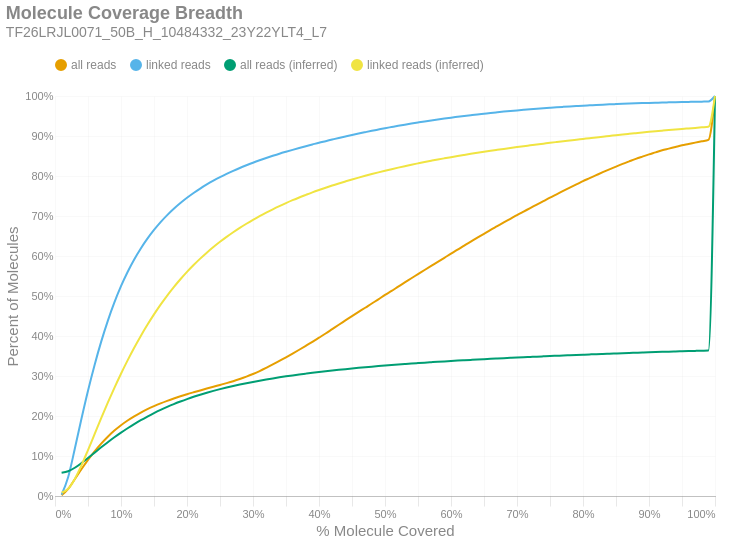

Notebook cell for this chart:
### Markdown cell above
### Molecule Read Coverage
This chart shows molecule coverage breadth as computed by the number of bases aligned to that molecule. In other words, "*how much of each unique long molecule is actually sequenced/aligned?*" Keep in mind there is a distinction between sequences and alignments, since some sequences belonging to a particular molecule may not align well and wouldn't appear in the alignment data. This chart also shows molecule coverage breadth as computed by the *inferred fragment* from which the aligned sequences originate. Unlike read coverage, this calculation takes into account the total insert size, including unsequenced gaps between the forward and reverse reads. Like the previous figures, these are cumulative percents.

### Code cell
if SKIPLR:
    print_html(f"Skipped")
else:
    binned_df = consolidated_hist(valids['coverage_bp'], mask, 0.01, True)
    binned_df_inf = consolidated_hist(valids['coverage_inserts'], mask, 0.01, True)
    binned_df = binned_df.with_columns(pl.lit(binned_df_inf['all reads (cumsum)']).alias('all reads (inferred)'))
    binned_df = binned_df.with_columns(pl.lit(binned_df_inf['linked reads (cumsum)']).alias('linked reads (inferred)'))
    binned_df = binned_df.with_columns(
        (pl.col('bin').cast(pl.Float64) + 0.01).alias('right_edge')
    )

    with SafeRender(binned_df):
        (
            density_plot(binned_df, 'Molecule Coverage Breadth', samplename, 'molcov', ['all reads (inferred)','linked reads (inferred)'])
            .encode(
                #x=alt.X('bin:Q', title="% Molecule Covered").axis(format = '%').scale(padding=0),
                x=alt.X('right_edge:Q', title="% Molecule Covered").axis(format='%').scale(padding=0),
                y=alt.Y('value:Q', title='Percent of Molecules')
                    .axis(format='%')
                    .stack(False)
                    .scale(domainMin=0, padding=0),
                color=alt.Color("key:N").scale(domain = ["all reads", "linked reads", "all reads (inferred)", "linked reads (inferred)"]),
                tooltip = [
                    alt.Tooltip("key:N", title = "Data Type"),
                    alt.Tooltip("range_label:N", title="% Molecule Covered"),
                    alt.Tooltip("value:Q", format = ".2%", title="% Molecules")
                ]
            )
        ).display()

### Figure 1 — Vega-Lite specification as saved in the notebook (floating-point values rounded to 4 significant figures)
{"width": "container", "height": 400, "config": {"title": {"anchor": "start", "dy": -15, "fontSize": 18, "color": "#888888", "subtitleColor": "#888888", "subtitleFontSize": 14}, "arc": {"fill": "#0072B2"}, "axis": {"domainColor": "#888888", "domainWidth": 0.5, "gridWidth": 0.2, "grid": false, "titleFontWeight": 400, "titleFontSize": 15, "labelFontSize": 11, "labelColor": "#888888", "tickColor": "#888888", "tickWidth": 0.2, "titleColor": "#888888"}, "axisBand": {"grid": false}, "axisX": {"grid": true, "tickSize": 10, "domainCap": "round"}, "axisY": {"domain": false, "grid": true, "tickSize": 0, "domainCap": "round"}, "background": "transparent", "header": {"labelFontSize": 15, "labelColor": "#888888", "titleFontSize": 15, "titleFontWeight": 600, "titleColor": "#888888"}, "legend": {"labelFont": "sans-serif", "labelFontSize": 12, "labelColor": "#888888", "symbolSize": 100, "symbolType": "circle", "titleFontSize": 12, "titlePadding": 10, "titleColor": "#888888", "title": null, "orient": "top"}, "range": {"category": ["#E69F00", "#56B4E9", "#009E73", "#F0E442", "#0072B2", "#D55E00", "#CC79A7", "#000000"], "diverging": ["#cfe8f3", "#a2d4ec", "#73bfe2", "#46abdb", "#1696d2", "#12719e"]}, "area": {"fill": "#0072B2", "fillOpacity": 0.7, "line": true, "strokeOpacity": 0.7}, "line": {"color": "#0072B2", "stroke": "#0072B2", "strokeWidth": 2}, "trail": {"color": "#0072B2", "stroke": "#0072B2", "strokeWidth": 0, "size": 1}, "point": {"filled": true, "fillOpacity": 1.0, "size": 95}, "text": {"color": "#888888", "fontSize": 11, "align": "right", "fontWeight": 400, "size": 11}, "bar": {"fill": "#0072B2", "stroke": null}, "view": {"stroke": null, "continuousWidth": 660, "continuousHeight": 400}}, "data": {"name": "data-19d2c5eb575ffdca1c30c318b30f939e"}, "mark": {"type": "line", "interpolate": "monotone", "point": {"opacity": 0, "size": 275}}, "encoding": {"color": {"field": "key", "scale": {"domain": ["all reads", "linked reads", "all reads (inferred)", "linked reads (inferred)"]}, "type": "nominal"}, "tooltip": [{"field": "key", "title": "Data Type", "type": "nominal"}, {"field": "range_label", "title": "% Molecule Covered", "type": "nominal"}, {"field": "value", "format": ".2%", "title": "% Molecules", "type": "quantitative"}], "x": {"axis": {"format": "%"}, "field": "right_edge", "scale": {"padding": 0}, "title": "% Molecule Covered", "type": "quantitative"}, "y": {"axis": {"format": "%"}, "field": "value", "scale": {"domainMin": 0, "padding": 0}, "stack": false, "title": "Percent of Molecules", "type": "quantitative"}}, "params": [{"name": "param_c36ac31b6afebe62", "select": {"type": "point", "fields": ["key"]}, "bind": "legend"}], "title": {"text": "Molecule Coverage Breadth", "subtitle": "TF26LRJL0071_50B_H_10484332_23Y22YLT4_L7"}, "transform": [{"fold": ["all reads (cumsum)", "linked reads (cumsum)", "all reads (inferred)", "linked reads (inferred)"]}, {"calculate": "replace(datum.key, ' (cumsum)', '')", "as": "key"}, {"filter": {"param": "param_c36ac31b6afebe62"}}], "usermeta": {"embedOptions": {"downloadFileName": "TF26LRJL0071_50B_H_10484332_23Y22YLT4_L7.molcov"}}, "$schema": "https://vega.github.io/schema/vega-lite/v6.4.1.json", "datasets": {"data-19d2c5eb575ffdca1c30c318b30f939e": [{"bin": "0.0", "interval": "0.0-0.01", "all reads": 0.001649, "linked reads": 0.003318, "all reads (cumsum)": 0.001649, "linked reads (cumsum)": 0.003318, "range_label": "0.0-0.01", "all reads (inferred)": 0.05786, "linked reads (inferred)": 0.008541, "right_edge": 0.01}, {"bin": "0.01", "interval": "0.01-0.02", "all reads": 0.01602, "linked reads": 0.04419, "all reads (cumsum)": 0.01767, "linked reads (cumsum)": 0.04751, "range_label": "0.01-0.02", "all reads (inferred)": 0.06188, "linked reads (inferred)": 0.01818, "right_edge": 0.02}, {"bin": "0.02", "interval": "0.02-0.03", "all reads": 0.02424, "linked reads": 0.07047, "all reads (cumsum)": 0.04191, "linked reads (cumsum)": 0.118, "range_label": "0.02-0.03", "all reads (inferred)": 0.07059, "linked reads (inferred)": 0.04266, "right_edge": 0.03}, {"bin": "0.03", "interval": "0.03-0.04", "all reads": 0.025, "linked reads": 0.07456, "all reads (cumsum)": 0.06691, "linked reads (cumsum)": 0.1925, "range_label": "0.03-0.04", "all reads (inferred)": 0.08216, "linked reads (inferred)": 0.0765, "right_edge": 0.04}, {"bin": "0.04", "interval": "0.04-0.05", "all reads": 0.02351, "linked reads": 0.07061, "all reads (cumsum)": 0.09042, "linked reads (cumsum)": 0.2631, "range_label": "0.04-0.05", "all reads (inferred)": 0.09514, "linked reads (inferred)": 0.1149, "right_edge": 0.05}, {"bin": "0.05", "interval": "0.05-0.06", "all reads": 0.0214, "linked reads": 0.06458, "all reads (cumsum)": 0.1118, "linked reads (cumsum)": 0.3277, "range_label": "0.05-0.06", "all reads (inferred)": 0.1084, "linked reads (inferred)": 0.1547, "right_edge": 0.06}, {"bin": "0.06", "interval": "0.06-0.07", "all reads": 0.01926, "linked reads": 0.0582, "all reads (cumsum)": 0.1311, "linked reads (cumsum)": 0.3859, "range_label": "0.06-0.07", "all reads (inferred)": 0.1217, "linked reads (inferred)": 0.1946, "right_edge": 0.07}, {"bin": "0.07", "interval": "0.07-0.08", "all reads": 0.01722, "linked reads": 0.05206, "all reads (cumsum)": 0.1483, "linked reads (cumsum)": 0.438, "range_label": "0.07-0.08", "all reads (inferred)": 0.1345, "linked reads (inferred)": 0.2333, "right_edge": 0.08}, {"bin": "0.08", "interval": "0.08-0.09", "all reads": 0.01524, "linked reads": 0.04602, "all reads (cumsum)": 0.1635, "linked reads (cumsum)": 0.484, "range_label": "0.08-0.09", "all reads (inferred)": 0.1468, "linked reads (inferred)": 0.2704, "right_edge": 0.09}, {"bin": "0.09", "interval": "0.09-0.1", "all reads": 0.01344, "linked reads": 0.04049, "all reads (cumsum)": 0.177, "linked reads (cumsum)": 0.5245, "range_label": "0.09-0.1", "all reads (inferred)": 0.1584, "linked reads (inferred)": 0.3057, "right_edge": 0.1}, {"bin": "0.1", "interval": "0.1-0.11", "all reads": 0.01183, "linked reads": 0.03545, "all reads (cumsum)": 0.1888, "linked reads (cumsum)": 0.56, "range_label": "0.1-0.11", "all reads (inferred)": 0.1694, "linked reads (inferred)": 0.339, "right_edge": 0.11}, {"bin": "0.11", "interval": "0.11-0.12", "all reads": 0.01047, "linked reads": 0.03124, "all reads (cumsum)": 0.1993, "linked reads (cumsum)": 0.5912, "range_label": "0.11-0.12", "all reads (inferred)": 0.1799, "linked reads (inferred)": 0.3707, "right_edge": 0.12}, {"bin": "0.12", "interval": "0.12-0.13", "all reads": 0.009328, "linked reads": 0.02757, "all reads (cumsum)": 0.2086, "linked reads (cumsum)": 0.6188, "range_label": "0.12-0.13", "all reads (inferred)": 0.1896, "linked reads (inferred)": 0.4003, "right_edge": 0.13}, {"bin": "0.13", "interval": "0.13-0.14", "all reads": 0.008387, "linked reads": 0.02449, "all reads (cumsum)": 0.217, "linked reads (cumsum)": 0.6433, "range_label": "0.13-0.14", "all reads (inferred)": 0.1987, "linked reads (inferred)": 0.4279, "right_edge": 0.14}, {"bin": "0.14", "interval": "0.14-0.15", "all reads": 0.007586, "linked reads": 0.02185, "all reads (cumsum)": 0.2246, "linked reads (cumsum)": 0.6651, "range_label": "0.14-0.15", "all reads (inferred)": 0.2073, "linked reads (inferred)": 0.454, "right_edge": 0.15}, {"bin": "0.15", "interval": "0.15-0.16", "all reads": 0.006982, "linked reads": 0.01971, "all reads (cumsum)": 0.2316, "linked reads (cumsum)": 0.6848, "range_label": "0.15-0.16", "all reads (inferred)": 0.2153, "linked reads (inferred)": 0.4784, "right_edge": 0.16}, {"bin": "0.16", "interval": "0.16-0.17", "all reads": 0.006312, "linked reads": 0.01746, "all reads (cumsum)": 0.2379, "linked reads (cumsum)": 0.7023, "range_label": "0.16-0.17", "all reads (inferred)": 0.2228, "linked reads (inferred)": 0.5011, "right_edge": 0.17}, {"bin": "0.17", "interval": "0.17-0.18", "all reads": 0.005877, "linked reads": 0.0159, "all reads (cumsum)": 0.2438, "linked reads (cumsum)": 0.7182, "range_label": "0.17-0.18", "all reads (inferred)": 0.2298, "linked reads (inferred)": 0.5222, "right_edge": 0.18}, {"bin": "0.18", "interval": "0.18-0.19", "all reads": 0.005446, "linked reads": 0.01429, "all reads (cumsum)": 0.2492, "linked reads (cumsum)": 0.7325, "range_label": "0.18-0.19", "all reads (inferred)": 0.2362, "linked reads (inferred)": 0.5418, "right_edge": 0.19}, {"bin": "0.19", "interval": "0.19-0.2", "all reads": 0.005178, "linked reads": 0.01318, "all reads (cumsum)": 0.2544, "linked reads (cumsum)": 0.7456, "range_label": "0.19-0.2", "all reads (inferred)": 0.2423, "linked reads (inferred)": 0.5603, "right_edge": 0.2}, {"bin": "0.2", "interval": "0.2-0.21", "all reads": 0.004851, "linked reads": 0.01199, "all reads (cumsum)": 0.2592, "linked reads (cumsum)": 0.7576, "range_label": "0.2-0.21", "all reads (inferred)": 0.248, "linked reads (inferred)": 0.5774, "right_edge": 0.21}, {"bin": "0.21", "interval": "0.21-0.22", "all reads": 0.004699, "linked reads": 0.01103, "all reads (cumsum)": 0.2639, "linked reads (cumsum)": 0.7687, "range_label": "0.21-0.22", "all reads (inferred)": 0.2532, "linked reads (inferred)": 0.5934, "right_edge": 0.22}, {"bin": "0.22", "interval": "0.22-0.23", "all reads": 0.004615, "linked reads": 0.01021, "all reads (cumsum)": 0.2685, "linked reads (cumsum)": 0.7789, "range_label": "0.22-0.23", "all reads (inferred)": 0.2582, "linked reads (inferred)": 0.6084, "right_edge": 0.23}, {"bin": "0.23", "interval": "0.23-0.24", "all reads": 0.004573, "linked reads": 0.009481, "all reads (cumsum)": 0.2731, "linked reads (cumsum)": 0.7884, "range_label": "0.23-0.24", "all reads (inferred)": 0.2628, "linked reads (inferred)": 0.6224, "right_edge": 0.24}, {"bin": "0.24", "interval": "0.24-0.25", "all reads": 0.004533, "linked reads": 0.008754, "all reads (cumsum)": 0.2777, "linked reads (cumsum)": 0.7971, "range_label": "0.24-0.25", "all reads (inferred)": 0.2671, "linked reads (inferred)": 0.6355, "right_edge": 0.25}, {"bin": "0.25", "interval": "0.25-0.26", "all reads": 0.004564, "linked reads": 0.00818, "all reads (cumsum)": 0.2822, "linked reads (cumsum)": 0.8053, "range_label": "0.25-0.26", "all reads (inferred)": 0.2712, "linked reads (inferred)": 0.6478, "right_edge": 0.26}, {"bin": "0.26", "interval": "0.26-0.27", "all reads": 0.004854, "linked reads": 0.007654, "all reads (cumsum)": 0.2871, "linked reads (cumsum)": 0.8129, "range_label": "0.26-0.27", "all reads (inferred)": 0.275, "linked reads (inferred)": 0.6594, "right_edge": 0.27}, {"bin": "0.27", "interval": "0.27-0.28", "all reads": 0.005353, "linked reads": 0.007161, "all reads (cumsum)": 0.2924, "linked reads (cumsum)": 0.8201, "range_label": "0.27-0.28", "all reads (inferred)": 0.2786, "linked reads (inferred)": 0.6704, "right_edge": 0.28}, {"bin": "0.28", "interval": "0.28-0.29", "all reads": 0.005897, "linked reads": 0.006705, "all reads (cumsum)": 0.2983, "linked reads (cumsum)": 0.8268, "range_label": "0.28-0.29", "all reads (inferred)": 0.282, "linked reads (inferred)": 0.6806, "right_edge": 0.29}, {"bin": "0.29", "interval": "0.29-0.3", "all reads": 0.006618, "linked reads": 0.006463, "all reads (cumsum)": 0.3049, "linked reads (cumsum)": 0.8333, "range_label": "0.29-0.3", "all reads (inferred)": 0.2853, "linked reads (inferred)": 0.6904, "right_edge": 0.3}, {"bin": "0.3", "interval": "0.3-0.31", "all reads": 0.007328, "linked reads": 0.006023, "all reads (cumsum)": 0.3123, "linked reads (cumsum)": 0.8393, "range_label": "0.3-0.31", "all reads (inferred)": 0.2883, "linked reads (inferred)": 0.6997, "right_edge": 0.31}, {"bin": "0.31", "interval": "0.31-0.32", "all reads": 0.008113, "linked reads": 0.005693, "all reads (cumsum)": 0.3204, "linked reads (cumsum)": 0.845, "range_label": "0.31-0.32", "all reads (inferred)": 0.2912, "linked reads (inferred)": 0.7085, "right_edge": 0.32}, {"bin": "0.32", "interval": "0.32-0.33", "all reads": 0.008493, "linked reads": 0.005473, "all reads (cumsum)": 0.3289, "linked reads (cumsum)": 0.8505, "range_label": "0.32-0.33", "all reads (inferred)": 0.294, "linked reads (inferred)": 0.7168, "right_edge": 0.33}, {"bin": "0.33", "interval": "0.33-0.34", "all reads": 0.008687, "linked reads": 0.005263, "all reads (cumsum)": 0.3376, "linked reads (cumsum)": 0.8557, "range_label": "0.33-0.34", "all reads (inferred)": 0.2966, "linked reads (inferred)": 0.7247, "right_edge": 0.34}, {"bin": "0.34", "interval": "0.34-0.35", "all reads": 0.009064, "linked reads": 0.004917, "all reads (cumsum)": 0.3466, "linked reads (cumsum)": 0.8606, "range_label": "0.34-0.35", "all reads (inferred)": 0.2991, "linked reads (inferred)": 0.7323, "right_edge": 0.35}, {"bin": "0.35", "interval": "0.35-0.36", "all reads": 0.009413, "linked reads": 0.004753, "all reads (cumsum)": 0.356, "linked reads (cumsum)": 0.8654, "range_label": "0.35-0.36", "all reads (inferred)": 0.3015, "linked reads (inferred)": 0.7395, "right_edge": 0.36}, {"bin": "0.36", "interval": "0.36-0.37", "all reads": 0.009603, "linked reads": 0.00464, "all reads (cumsum)": 0.3656, "linked reads (cumsum)": 0.87, "range_label": "0.36-0.37", "all reads (inferred)": 0.3038, "linked reads (inferred)": 0.7463, "right_edge": 0.37}, {"bin": "0.37", "interval": "0.37-0.38", "all reads": 0.009743, "linked reads": 0.004494, "all reads (cumsum)": 0.3754, "linked reads (cumsum)": 0.8745, "range_label": "0.37-0.38", "all reads (inferred)": 0.3059, "linked reads (inferred)": 0.7528, "right_edge": 0.38}, {"bin": "0.38", "interval": "0.38-0.39", "all reads": 0.00995, "linked reads": 0.004315, "all reads (cumsum)": 0.3853, "linked reads (cumsum)": 0.8788, "range_label": "0.38-0.39", "all reads (inferred)": 0.308, "linked reads (inferred)": 0.7591, "right_edge": 0.39}, {"bin": "0.39", "interval": "0.39-0.4", "all reads": 0.01039, "linked reads": 0.004303, "all reads (cumsum)": 0.3957, "linked reads (cumsum)": 0.8832, "range_label": "0.39-0.4", "all reads (inferred)": 0.31, "linked reads (inferred)": 0.765, "right_edge": 0.4}, {"bin": "0.4", "interval": "0.4-0.41", "all reads": 0.01045, "linked reads": 0.003967, "all reads (cumsum)": 0.4062, "linked reads (cumsum)": 0.8871, "range_label": "0.4-0.41", "all reads (inferred)": 0.3119, "linked reads (inferred)": 0.7707, "right_edge": 0.41}, {"bin": "0.41", "interval": "0.41-0.42", "all reads": 0.01101, "linked reads": 0.00401, "all reads (cumsum)": 0.4172, "linked reads (cumsum)": 0.8911, "range_label": "0.41-0.42", "all reads (inferred)": 0.3137, "linked reads (inferred)": 0.7763, "right_edge": 0.42}, {"bin": "0.42", "interval": "0.42-0.43", "all reads": 0.01102, "linked reads": 0.00397, "all reads (cumsum)": 0.4282, "linked reads (cumsum)": 0.8951, "range_label": "0.42-0.43", "all reads (inferred)": 0.3155, "linked reads (inferred)": 0.7814, "right_edge": 0.43}, {"bin": "0.43", "interval": "0.43-0.44", "all reads": 0.01071, "linked reads": 0.00378, "all reads (cumsum)": 0.4389, "linked reads (cumsum)": 0.8989, "range_label": "0.43-0.44", "all reads (inferred)": 0.3171, "linked reads (inferred)": 0.7864, "right_edge": 0.44}, {"bin": "0.44", "interval": "0.44-0.45", "all reads": 0.01076, "linked reads": 0.003717, "all reads (cumsum)": 0.4497, "linked reads (cumsum)": 0.9026, "range_label": "0.44-0.45", "all reads (inferred)": 0.3188, "linked reads (inferred)": 0.7913, "right_edge": 0.45}, {"bin": "0.45", "interval": "0.45-0.46", "all reads": 0.01057, "linked reads": 0.003541, "all reads (cumsum)": 0.4603, "linked reads (cumsum)": 0.9061, "range_label": "0.45-0.46", "all reads (inferred)": 0.3203, "linked reads (inferred)": 0.796, "right_edge": 0.46}, {"bin": "0.46", "interval": "0.46-0.47", "all reads": 0.01043, "linked reads": 0.003425, "all reads (cumsum)": 0.4707, "linked reads (cumsum)": 0.9096, "range_label": "0.46-0.47", "all reads (inferred)": 0.3218, "linked reads (inferred)": 0.8005, "right_edge": 0.47}, {"bin": "0.47", "interval": "0.47-0.48", "all reads": 0.01065, "linked reads": 0.003381, "all reads (cumsum)": 0.4813, "linked reads (cumsum)": 0.9129, "range_label": "0.47-0.48", "all reads (inferred)": 0.3233, "linked reads (inferred)": 0.8049, "right_edge": 0.48}, {"bin": "0.48", "interval": "0.48-0.49", "all reads": 0.01026, "linked reads": 0.003291, "all reads (cumsum)": 0.4916, "linked reads (cumsum)": 0.9162, "range_label": "0.48-0.49", "all reads (inferred)": 0.3247, "linked reads (inferred)": 0.8091, "right_edge": 0.49}, {"bin": "0.49", "interval": "0.49-0.5", "all reads": 0.01131, "linked reads": 0.003284, "all reads (cumsum)": 0.5029, "linked reads (cumsum)": 0.9195, "range_label": "0.49-0.5", "all reads (inferred)": 0.3261, "linked reads (inferred)": 0.8132, "right_edge": 0.5}, {"bin": "0.5", "interval": "0.5-0.51", "all reads": 0.009731, "linked reads": 0.002989, "all reads (cumsum)": 0.5126, "linked reads (cumsum)": 0.9225, "range_label": "0.5-0.51", "all reads (inferred)": 0.3274, "linked reads (inferred)": 0.8171, "right_edge": 0.51}, {"bin": "0.51", "interval": "0.51-0.52", "all reads": 0.01086, "linked reads": 0.002974, "all reads (cumsum)": 0.5235, "linked reads (cumsum)": 0.9255, "range_label": "0.51-0.52", "all reads (inferred)": 0.3287, "linked reads (inferred)": 0.8209, "right_edge": 0.52}, {"bin": "0.52", "interval": "0.52-0.53", "all reads": 0.01041, "linked reads": 0.002883, "all reads (cumsum)": 0.5339, "linked reads (cumsum)": 0.9284, "range_label": "0.52-0.53", "all reads (inferred)": 0.3299, "linked reads (inferred)": 0.8246, "right_edge": 0.53}, {"bin": "0.53", "interval": "0.53-0.54", "all reads": 0.01051, "linked reads": 0.002761, "all reads (cumsum)": 0.5444, "linked reads (cumsum)": 0.9311, "range_label": "0.53-0.54", "all reads (inferred)": 0.3311, "linked reads (inferred)": 0.8282, "right_edge": 0.54}, {"bin": "0.54", "interval": "0.54-0.55", "all reads": 0.01025, "linked reads": 0.002676, "all reads (cumsum)": 0.5547, "linked reads (cumsum)": 0.9338, "range_label": "0.54-0.55", "all reads (inferred)": 0.3323, "linked reads (inferred)": 0.8316, "right_edge": 0.55}, {"bin": "0.55", "interval": "0.55-0.56", "all reads": 0.01041, "linked reads": 0.002633, "all reads (cumsum)": 0.5651, "linked reads (cumsum)": 0.9364, "range_label": "0.55-0.56", "all reads (inferred)": 0.3334, "linked reads (inferred)": 0.8349, "right_edge": 0.56}, {"bin": "0.56", "interval": "0.56-0.57", "all reads": 0.0102, "linked reads": 0.002512, "all reads (cumsum)": 0.5753, "linked reads (cumsum)": 0.9389, "range_label": "0.56-0.57", "all reads (inferred)": 0.3345, "linked reads (inferred)": 0.8381, "right_edge": 0.57}, {"bin": "0.57", "interval": "0.57-0.58", "all reads": 0.01001, "linked reads": 0.002397, "all reads (cumsum)": 0.5853, "linked reads (cumsum)": 0.9413, "range_label": "0.57-0.58", "all reads (inferred)": 0.3355, "linked reads (inferred)": 0.8413, "right_edge": 0.58}, {"bin": "0.58", "interval": "0.58-0.59", "all reads": 0.01018, "linked reads": 0.002318, "all reads (cumsum)": 0.5955, "linked reads (cumsum)": 0.9437, "range_label": "0.58-0.59", "all reads (inferred)": 0.3365, "linked reads (inferred)": 0.8442, "right_edge": 0.59}, {"bin": "0.59", "interval": "0.59-0.6", "all reads": 0.01038, "linked reads": 0.002212, "all reads (cumsum)": 0.6058, "linked reads (cumsum)": 0.9459, "range_label": "0.59-0.6", "all reads (inferred)": 0.3375, "linked reads (inferred)": 0.8471, "right_edge": 0.6}, {"bin": "0.6", "interval": "0.6-0.61", "all reads": 0.009892, "linked reads": 0.002082, "all reads (cumsum)": 0.6157, "linked reads (cumsum)": 0.948, "range_label": "0.6-0.61", "all reads (inferred)": 0.3384, "linked reads (inferred)": 0.85, "right_edge": 0.61}, {"bin": "0.61", "interval": "0.61-0.62", "all reads": 0.01035, "linked reads": 0.002083, "all reads (cumsum)": 0.6261, "linked reads (cumsum)": 0.95, "range_label": "0.61-0.62", "all reads (inferred)": 0.3394, "linked reads (inferred)": 0.8527, "right_edge": 0.62}, {"bin": "0.62", "interval": "0.62-0.63", "all reads": 0.00996, "linked reads": 0.002005, "all reads (cumsum)": 0.6361, "linked reads (cumsum)": 0.952, "range_label": "0.62-0.63", "all reads (inferred)": 0.3403, "linked reads (inferred)": 0.8554, "right_edge": 0.63}, {"bin": "0.63", "interval": "0.63-0.64", "all reads": 0.009932, "linked reads": 0.001961, "all reads (cumsum)": 0.646, "linked reads (cumsum)": 0.954, "range_label": "0.63-0.64", "all reads (inferred)": 0.3412, "linked reads (inferred)": 0.858, "right_edge": 0.64}, {"bin": "0.64", "interval": "0.64-0.65", "all reads": 0.009606, "linked reads": 0.0018, "all reads (cumsum)": 0.6556, "linked reads (cumsum)": 0.9558, "range_label": "0.64-0.65", "all reads (inferred)": 0.3421, "linked reads (inferred)": 0.8605, "right_edge": 0.65}, {"bin": "0.65", "interval": "0.65-0.66", "all reads": 0.009841, "linked reads": 0.001831, "all reads (cumsum)": 0.6654, "linked reads (cumsum)": 0.9576, "range_label": "0.65-0.66", "all reads (inferred)": 0.3429, "linked reads (inferred)": 0.863, "right_edge": 0.66}, {"bin": "0.66", "interval": "0.66-0.67", "all reads": 0.009258, "linked reads": 0.001682, "all reads (cumsum)": 0.6747, "linked reads (cumsum)": 0.9593, "range_label": "0.66-0.67", "all reads (inferred)": 0.3437, "linked reads (inferred)": 0.8654, "right_edge": 0.67}, {"bin": "0.67", "interval": "0.67-0.68", "all reads": 0.009368, "linked reads": 0.001636, "all reads (cumsum)": 0.6841, "linked reads (cumsum)": 0.961, "range_label": "0.67-0.68", "all reads (inferred)": 0.3445, "linked reads (inferred)": 0.8677, "right_edge": 0.68}, {"bin": "0.68", "interval": "0.68-0.69", "all reads": 0.009052, "linked reads": 0.001543, "all reads (cumsum)": 0.6931, "linked reads (cumsum)": 0.9625, "range_label": "0.68-0.69", "all reads (inferred)": 0.3453, "linked reads (inferred)": 0.87, "right_edge": 0.69}, {"bin": "0.69", "interval": "0.69-0.7", "all reads": 0.009217, "linked reads": 0.001491, "all reads (cumsum)": 0.7023, "linked reads (cumsum)": 0.964, "range_label": "0.69-0.7", "all reads (inferred)": 0.3461, "linked reads (inferred)": 0.8723, "right_edge": 0.7}, {"bin": "0.7", "interval": "0.7-0.71", "all reads": 0.008795, "linked reads": 0.001457, "all reads (cumsum)": 0.7111, "linked reads (cumsum)": 0.9654, "range_label": "0.7-0.71", "all reads (inferred)": 0.3469, "linked reads (inferred)": 0.8746, "right_edge": 0.71}, {"bin": "0.71", "interval": "0.71-0.72", "all reads": 0.008683, "linked reads": 0.001407, "all reads (cumsum)": 0.7198, "linked reads (cumsum)": 0.9669, "range_label": "0.71-0.72", "all reads (inferred)": 0.3477, "linked reads (inferred)": 0.8767, "right_edge": 0.72}, {"bin": "0.72", "interval": "0.72-0.73", "all reads": 0.008893, "linked reads": 0.001304, "all reads (cumsum)": 0.7287, "linked reads (cumsum)": 0.9682, "range_label": "0.72-0.73", "all reads (inferred)": 0.3484, "linked reads (inferred)": 0.8789, "right_edge": 0.73}, {"bin": "0.73", "interval": "0.73-0.74", "all reads": 0.008565, "linked reads": 0.001253, "all reads (cumsum)": 0.7373, "linked reads (cumsum)": 0.9694, "range_label": "0.73-0.74", "all reads (inferred)": 0.3491, "linked reads (inferred)": 0.8809, "right_edge": 0.74}, {"bin": "0.74", "interval": "0.74-0.75", "all reads": 0.008865, "linked reads": 0.001202, "all reads (cumsum)": 0.7461, "linked reads (cumsum)": 0.9706, "range_label": "0.74-0.75", "all reads (inferred)": 0.3499, "linked reads (inferred)": 0.883, "right_edge": 0.75}, {"bin": "0.75", "interval": "0.75-0.76", "all reads": 0.008193, "linked reads": 0.001166, "all reads (cumsum)": 0.7543, "linked reads (cumsum)": 0.9718, "range_label": "0.75-0.76", "all reads (inferred)": 0.3505, "linked reads (inferred)": 0.885, "right_edge": 0.76}, {"bin": "0.76", "interval": "0.76-0.77", "all reads": 0.008328, "linked reads": 0.00107, "all reads (cumsum)": 0.7626, "linked reads (cumsum)": 0.9728, "range_label": "0.76-0.77", "all reads (inferred)": 0.3512, "linked reads (inferred)": 0.8869, "right_edge": 0.77}, {"bin": "0.77", "interval": "0.77-0.78", "all reads": 0.00816, "linked reads": 0.001037, "all reads (cumsum)": 0.7708, "linked reads (cumsum)": 0.9739, "range_label": "0.77-0.78", "all reads (inferred)": 0.3519, "linked reads (inferred)": 0.8888, "right_edge": 0.78}, {"bin": "0.78", "interval": "0.78-0.79", "all reads": 0.008011, "linked reads": 0.0009818, "all reads (cumsum)": 0.7788, "linked reads (cumsum)": 0.9749, "range_label": "0.78-0.79", "all reads (inferred)": 0.3526, "linked reads (inferred)": 0.8908, "right_edge": 0.79}, {"bin": "0.79", "interval": "0.79-0.8", "all reads": 0.008246, "linked reads": 0.0009568, "all reads (cumsum)": 0.7871, "linked reads (cumsum)": 0.9758, "range_label": "0.79-0.8", "all reads (inferred)": 0.3532, "linked reads (inferred)": 0.8927, "right_edge": 0.8}, {"bin": "0.8", "interval": "0.8-0.81", "all reads": 0.007466, "linked reads": 0.0008236, "all reads (cumsum)": 0.7945, "linked reads (cumsum)": 0.9766, "range_label": "0.8-0.81", "all reads (inferred)": 0.3539, "linked reads (inferred)": 0.8946, "right_edge": 0.81}, {"bin": "0.81", "interval": "0.81-0.82", "all reads": 0.007563, "linked reads": 0.0008425, "all reads (cumsum)": 0.8021, "linked reads (cumsum)": 0.9775, "range_label": "0.81-0.82", "all reads (inferred)": 0.3546, "linked reads (inferred)": 0.8965, "right_edge": 0.82}, {"bin": "0.82", "interval": "0.82-0.83", "all reads": 0.007484, "linked reads": 0.0008141, "all reads (cumsum)": 0.8096, "linked reads (cumsum)": 0.9783, "range_label": "0.82-0.83", "all reads (inferred)": 0.3552, "linked reads (inferred)": 0.8983, "right_edge": 0.83}, {"bin": "0.83", "interval": "0.83-0.84", "all reads": 0.007156, "linked reads": 0.0007669, "all reads (cumsum)": 0.8167, "linked reads (cumsum)": 0.9791, "range_label": "0.83-0.84", "all reads (inferred)": 0.3558, "linked reads (inferred)": 0.9001, "right_edge": 0.84}, {"bin": "0.84", "interval": "0.84-0.85", "all reads": 0.006848, "linked reads": 0.0006917, "all reads (cumsum)": 0.8236, "linked reads (cumsum)": 0.9798, "range_label": "0.84-0.85", "all reads (inferred)": 0.3564, "linked reads (inferred)": 0.9019, "right_edge": 0.85}, {"bin": "0.85", "interval": "0.85-0.86", "all reads": 0.006693, "linked reads": 0.0006813, "all reads (cumsum)": 0.8303, "linked reads (cumsum)": 0.9804, "range_label": "0.85-0.86", "all reads (inferred)": 0.357, "linked reads (inferred)": 0.9037, "right_edge": 0.86}, {"bin": "0.86", "interval": "0.86-0.87", "all reads": 0.006323, "linked reads": 0.0006499, "all reads (cumsum)": 0.8366, "linked reads (cumsum)": 0.9811, "range_label": "0.86-0.87", "all reads (inferred)": 0.3576, "linked reads (inferred)": 0.9054, "right_edge": 0.87}, {"bin": "0.87", "interval": "0.87-0.88", "all reads": 0.00622, "linked reads": 0.0006141, "all reads (cumsum)": 0.8428, "linked reads (cumsum)": 0.9817, "range_label": "0.87-0.88", "all reads (inferred)": 0.3582, "linked reads (inferred)": 0.9071, "right_edge": 0.88}, {"bin": "0.88", "interval": "0.88-0.89", "all reads": 0.005739, "linked reads": 0.0005362, "all reads (cumsum)": 0.8486, "linked reads (cumsum)": 0.9822, "range_label": "0.88-0.89", "all reads (inferred)": 0.3588, "linked reads (inferred)": 0.9087, "right_edge": 0.89}, {"bin": "0.89", "interval": "0.89-0.9", "all reads": 0.005574, "linked reads": 0.0005089, "all reads (cumsum)": 0.8541, "linked reads (cumsum)": 0.9827, "range_label": "0.89-0.9", "all reads (inferred)": 0.3593, "linked reads (inferred)": 0.9103, "right_edge": 0.9}, {"bin": "0.9", "interval": "0.9-0.91", "all reads": 0.00494, "linked reads": 0.0004688, "all reads (cumsum)": 0.8591, "linked reads (cumsum)": 0.9832, "range_label": "0.9-0.91", "all reads (inferred)": 0.3598, "linked reads (inferred)": 0.9119, "right_edge": 0.91}, {"bin": "0.91", "interval": "0.91-0.92", "all reads": 0.00521, "linked reads": 0.0004796, "all reads (cumsum)": 0.8643, "linked reads (cumsum)": 0.9837, "range_label": "0.91-0.92", "all reads (inferred)": 0.3604, "linked reads (inferred)": 0.9134, "right_edge": 0.92}, {"bin": "0.92", "interval": "0.92-0.93", "all reads": 0.004125, "linked reads": 0.0004229, "all reads (cumsum)": 0.8684, "linked reads (cumsum)": 0.9841, "range_label": "0.92-0.93", "all reads (inferred)": 0.3609, "linked reads (inferred)": 0.9148, "right_edge": 0.93}, {"bin": "0.93", "interval": "0.93-0.94", "all reads": 0.004203, "linked reads": 0.0004162, "all reads (cumsum)": 0.8726, "linked reads (cumsum)": 0.9845, "range_label": "0.93-0.94", "all reads (inferred)": 0.3613, "linked reads (inferred)": 0.9162, "right_edge": 0.94}, {"bin": "0.94", "interval": "0.94-0.95", "all reads": 0.004128, "linked reads": 0.0003659, "all reads (cumsum)": 0.8767, "linked reads (cumsum)": 0.9849, "range_label": "0.94-0.95", "all reads (inferred)": 0.3618, "linked reads (inferred)": 0.9176, "right_edge": 0.95}, {"bin": "0.95", "interval": "0.95-0.96", "all reads": 0.003222, "linked reads": 0.0003403, "all reads (cumsum)": 0.88, "linked reads (cumsum)": 0.9852, "range_label": "0.95-0.96", "all reads (inferred)": 0.3623, "linked reads (inferred)": 0.9189, "right_edge": 0.96}, {"bin": "0.96", "interval": "0.96-0.97", "all reads": 0.003462, "linked reads": 0.0003416, "all reads (cumsum)": 0.8834, "linked reads (cumsum)": 0.9856, "range_label": "0.96-0.97", "all reads (inferred)": 0.3628, "linked reads (inferred)": 0.9203, "right_edge": 0.97}, {"bin": "0.97", "interval": "0.97-0.98", "all reads": 0.003331, "linked reads": 0.0003018, "all reads (cumsum)": 0.8868, "linked reads (cumsum)": 0.9859, "range_label": "0.97-0.98", "all reads (inferred)": 0.3632, "linked reads (inferred)": 0.9216, "right_edge": 0.98}, {"bin": "0.98", "interval": "0.98-0.99", "all reads": 0.00355, "linked reads": 0.0003059, "all reads (cumsum)": 0.8903, "linked reads (cumsum)": 0.9862, "range_label": "0.98-0.99", "all reads (inferred)": 0.3638, "linked reads (inferred)": 0.923, "right_edge": 0.99}, {"bin": "0.99", "interval": "0.99-1.0", "all reads": 0.1097, "linked reads": 0.01381, "all reads (cumsum)": 1.0, "linked reads (cumsum)": 1.0, "range_label": "0.99-1.0", "all reads (inferred)": 1.0, "linked reads (inferred)": 1.0, "right_edge": 1.0}]}}
